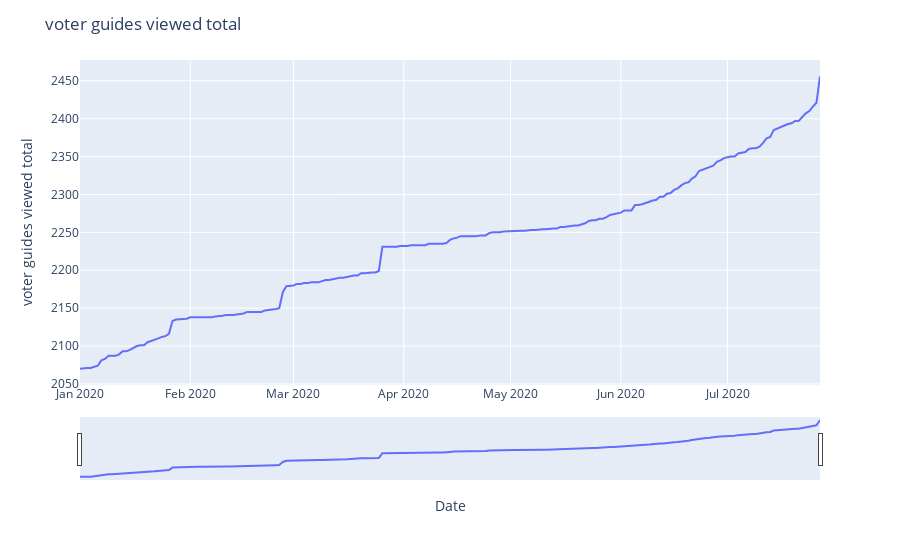

Source (notebook cell):
### Code cell
#voter guides viewed total
import plotly.express as px
df['date_as_integer']=pd.to_datetime(df['date_as_integer'].astype(str), format='%Y/%m/%d ')

voter_guides_viewed_total_data=df[['date_as_integer','voter_guides_viewed_total']]

fig=px.line(voter_guides_viewed_total_data, x='date_as_integer', y='voter_guides_viewed_total',labels={
                     "date_as_integer": "Date",
                     "voter_guides_viewed_total": "voter guides viewed total"
                 })
fig.update_xaxes(rangeslider_visible=True)
fig.update_layout(
    title="voter guides viewed total"
)

fig.show()

### Figure 1 — Plotly figure (JSON) as saved in the notebook; plotly's stock layout.template omitted (floating-point values rounded to 4 significant figures; data arrays with more than 128 entries replaced by an {"elided": "..."} marker saying what was removed)
{"data": [{"hovertemplate": "Date=%{x}<br>voter guides viewed total=%{y}<extra></extra>", "legendgroup": "", "line": {"color": "#636efa", "dash": "solid"}, "mode": "lines", "name": "", "orientation": "v", "showlegend": false, "type": "scatter", "x": {"elided": "209 str values"}, "xaxis": "x", "y": {"elided": "209 int values"}, "yaxis": "y"}], "layout": {"legend": {"tracegroupgap": 0}, "margin": {"t": 60}, "title": {"text": "voter guides viewed total"}, "xaxis": {"anchor": "y", "domain": [0, 1], "rangeslider": {"visible": true}, "title": {"text": "Date"}}, "yaxis": {"anchor": "x", "domain": [0, 1], "title": {"text": "voter guides viewed total"}}}}
